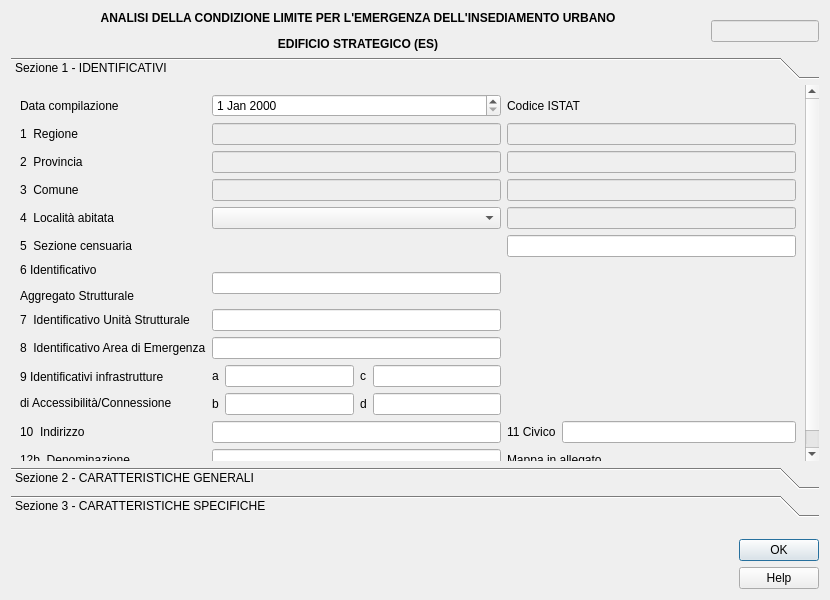
<?xml version="1.0" encoding="UTF-8"?>
<ui version="4.0">
 <class>cle_es</class>
 <widget class="QDialog" name="cle_es">
  <property name="geometry">
   <rect>
    <x>0</x>
    <y>0</y>
    <width>830</width>
    <height>600</height>
   </rect>
  </property>
  <property name="sizePolicy">
   <sizepolicy hsizetype="Fixed" vsizetype="Fixed">
    <horstretch>0</horstretch>
    <verstretch>0</verstretch>
   </sizepolicy>
  </property>
  <property name="minimumSize">
   <size>
    <width>830</width>
    <height>600</height>
   </size>
  </property>
  <property name="maximumSize">
   <size>
    <width>1500</width>
    <height>1500</height>
   </size>
  </property>
  <property name="windowTitle">
   <string>Update project</string>
  </property>
  <property name="locale">
   <locale language="English" country="UnitedStates"/>
  </property>
  <property name="modal">
   <bool>true</bool>
  </property>
  <layout class="QGridLayout" name="gridLayout_2">
   <item row="2" column="0">
    <layout class="QGridLayout" name="gridLayout_4">
     <property name="sizeConstraint">
      <enum>QLayout::SetDefaultConstraint</enum>
     </property>
     <property name="topMargin">
      <number>10</number>
     </property>
     <property name="horizontalSpacing">
      <number>10</number>
     </property>
     <property name="verticalSpacing">
      <number>0</number>
     </property>
     <item row="0" column="0">
      <widget class="QLabel" name="cnr">
       <property name="sizePolicy">
        <sizepolicy hsizetype="Preferred" vsizetype="Fixed">
         <horstretch>0</horstretch>
         <verstretch>0</verstretch>
        </sizepolicy>
       </property>
       <property name="text">
        <string/>
       </property>
       <property name="pixmap">
        <pixmap>../loghi/logo-cnr.png</pixmap>
       </property>
      </widget>
     </item>
     <item row="0" column="3">
      <spacer name="horizontalSpacer">
       <property name="orientation">
        <enum>Qt::Horizontal</enum>
       </property>
       <property name="sizeHint" stdset="0">
        <size>
         <width>40</width>
         <height>20</height>
        </size>
       </property>
      </spacer>
     </item>
     <item row="0" column="1">
      <widget class="QLabel" name="igag">
       <property name="sizePolicy">
        <sizepolicy hsizetype="Preferred" vsizetype="Fixed">
         <horstretch>0</horstretch>
         <verstretch>0</verstretch>
        </sizepolicy>
       </property>
       <property name="text">
        <string/>
       </property>
       <property name="pixmap">
        <pixmap>../loghi/logoigag.png</pixmap>
       </property>
      </widget>
     </item>
     <item row="0" column="4">
      <layout class="QVBoxLayout" name="verticalLayout">
       <item>
        <widget class="QDialogButtonBox" name="button_box">
         <property name="cursor">
          <cursorShape>PointingHandCursor</cursorShape>
         </property>
         <property name="orientation">
          <enum>Qt::Vertical</enum>
         </property>
         <property name="standardButtons">
          <set>QDialogButtonBox::Ok</set>
         </property>
         <property name="centerButtons">
          <bool>true</bool>
         </property>
        </widget>
       </item>
       <item>
        <widget class="QPushButton" name="help_button">
         <property name="cursor">
          <cursorShape>PointingHandCursor</cursorShape>
         </property>
         <property name="text">
          <string>Help</string>
         </property>
        </widget>
       </item>
      </layout>
     </item>
     <item row="0" column="2">
      <widget class="QLabel" name="labgis">
       <property name="sizePolicy">
        <sizepolicy hsizetype="Preferred" vsizetype="Fixed">
         <horstretch>0</horstretch>
         <verstretch>0</verstretch>
        </sizepolicy>
       </property>
       <property name="text">
        <string/>
       </property>
       <property name="pixmap">
        <pixmap>../loghi/logo-labgis.png</pixmap>
       </property>
       <property name="scaledContents">
        <bool>true</bool>
       </property>
      </widget>
     </item>
    </layout>
   </item>
   <item row="1" column="0">
    <widget class="QToolBox" name="toolBox">
     <property name="sizePolicy">
      <sizepolicy hsizetype="Preferred" vsizetype="Minimum">
       <horstretch>0</horstretch>
       <verstretch>0</verstretch>
      </sizepolicy>
     </property>
     <property name="minimumSize">
      <size>
       <width>0</width>
       <height>460</height>
      </size>
     </property>
     <property name="currentIndex">
      <number>0</number>
     </property>
     <widget class="QWidget" name="identificativi">
      <property name="geometry">
       <rect>
        <x>0</x>
        <y>0</y>
        <width>812</width>
        <height>379</height>
       </rect>
      </property>
      <attribute name="label">
       <string>Sezione 1 - IDENTIFICATIVI</string>
      </attribute>
      <layout class="QGridLayout" name="gridLayout">
       <item row="4" column="2">
        <widget class="QLineEdit" name="cod_local">
         <property name="enabled">
          <bool>false</bool>
         </property>
        </widget>
       </item>
       <item row="3" column="2">
        <widget class="QLineEdit" name="cod_com">
         <property name="enabled">
          <bool>false</bool>
         </property>
        </widget>
       </item>
       <item row="0" column="1">
        <widget class="QDateEdit" name="data_es"/>
       </item>
       <item row="4" column="0">
        <widget class="QLabel" name="label_7">
         <property name="text">
          <string>4  Località abitata</string>
         </property>
        </widget>
       </item>
       <item row="2" column="2">
        <widget class="QLineEdit" name="cod_prov">
         <property name="enabled">
          <bool>false</bool>
         </property>
        </widget>
       </item>
       <item row="3" column="0">
        <widget class="QLabel" name="label_6">
         <property name="text">
          <string>3  Comune</string>
         </property>
        </widget>
       </item>
       <item row="0" column="2">
        <widget class="QLabel" name="label_2">
         <property name="text">
          <string>Codice ISTAT</string>
         </property>
        </widget>
       </item>
       <item row="1" column="0">
        <widget class="QLabel" name="label_4">
         <property name="text">
          <string>1  Regione</string>
         </property>
        </widget>
       </item>
       <item row="2" column="0">
        <widget class="QLabel" name="label_5">
         <property name="text">
          <string>2  Provincia</string>
         </property>
        </widget>
       </item>
       <item row="1" column="2">
        <widget class="QLineEdit" name="cod_reg">
         <property name="enabled">
          <bool>false</bool>
         </property>
        </widget>
       </item>
       <item row="0" column="0">
        <widget class="QLabel" name="label_3">
         <property name="text">
          <string>Data compilazione</string>
         </property>
        </widget>
       </item>
       <item row="10" column="2">
        <layout class="QHBoxLayout" name="horizontalLayout_2">
         <item>
          <widget class="QLabel" name="label_18">
           <property name="text">
            <string>11 Civico</string>
           </property>
          </widget>
         </item>
         <item>
          <widget class="QLineEdit" name="civico"/>
         </item>
        </layout>
       </item>
       <item row="9" column="1">
        <layout class="QGridLayout" name="gridLayout_3">
         <item row="0" column="0">
          <widget class="QLabel" name="label_13">
           <property name="text">
            <string>a</string>
           </property>
          </widget>
         </item>
         <item row="0" column="1">
          <widget class="QLineEdit" name="ID_infra_a"/>
         </item>
         <item row="0" column="2">
          <widget class="QLabel" name="label_15">
           <property name="text">
            <string>c</string>
           </property>
          </widget>
         </item>
         <item row="0" column="3">
          <widget class="QLineEdit" name="ID_infra_c"/>
         </item>
         <item row="1" column="0">
          <widget class="QLabel" name="label_14">
           <property name="text">
            <string>b</string>
           </property>
          </widget>
         </item>
         <item row="1" column="1">
          <widget class="QLineEdit" name="ID_infra_b"/>
         </item>
         <item row="1" column="2">
          <widget class="QLabel" name="label_16">
           <property name="text">
            <string>d</string>
           </property>
          </widget>
         </item>
         <item row="1" column="3">
          <widget class="QLineEdit" name="ID_infra_d"/>
         </item>
        </layout>
       </item>
       <item row="10" column="0">
        <widget class="QLabel" name="label_17">
         <property name="text">
          <string>10  Indirizzo</string>
         </property>
        </widget>
       </item>
       <item row="7" column="1">
        <widget class="QLineEdit" name="ID_unit"/>
       </item>
       <item row="8" column="0">
        <widget class="QLabel" name="label_11">
         <property name="text">
          <string>8  Identificativo Area di Emergenza</string>
         </property>
        </widget>
       </item>
       <item row="7" column="0">
        <widget class="QLabel" name="label_10">
         <property name="text">
          <string>7  Identificativo Unità Strutturale</string>
         </property>
        </widget>
       </item>
       <item row="10" column="1">
        <widget class="QLineEdit" name="indirizzo"/>
       </item>
       <item row="8" column="1">
        <widget class="QLineEdit" name="ID_area"/>
       </item>
       <item row="9" column="0">
        <widget class="QLabel" name="label_12">
         <property name="text">
          <string>&lt;html&gt;&lt;head/&gt;&lt;body&gt;&lt;p&gt;9  Identificativi infrastrutture &lt;/p&gt;&lt;p&gt;  di Accessibilità/Connessione&lt;/p&gt;&lt;/body&gt;&lt;/html&gt;</string>
         </property>
        </widget>
       </item>
       <item row="5" column="2">
        <widget class="QLineEdit" name="sezione"/>
       </item>
       <item row="5" column="0">
        <widget class="QLabel" name="label_8">
         <property name="text">
          <string>5  Sezione censuaria</string>
         </property>
        </widget>
       </item>
       <item row="6" column="0">
        <widget class="QLabel" name="label_9">
         <property name="text">
          <string>&lt;html&gt;&lt;head/&gt;&lt;body&gt;&lt;p&gt;6 Identificativo &lt;/p&gt;&lt;p&gt;  Aggregato Strutturale&lt;/p&gt;&lt;/body&gt;&lt;/html&gt;</string>
         </property>
        </widget>
       </item>
       <item row="11" column="0">
        <widget class="QLabel" name="label_19">
         <property name="text">
          <string>12b  Denominazione</string>
         </property>
        </widget>
       </item>
       <item row="11" column="1">
        <widget class="QLineEdit" name="denom"/>
       </item>
       <item row="11" column="2">
        <widget class="QLabel" name="label_21">
         <property name="text">
          <string>Mappa in allegato</string>
         </property>
        </widget>
       </item>
       <item row="1" column="1">
        <widget class="QLineEdit" name="regione">
         <property name="enabled">
          <bool>false</bool>
         </property>
        </widget>
       </item>
       <item row="2" column="1">
        <widget class="QLineEdit" name="provincia">
         <property name="enabled">
          <bool>false</bool>
         </property>
        </widget>
       </item>
       <item row="3" column="1">
        <widget class="QLineEdit" name="comune">
         <property name="enabled">
          <bool>false</bool>
         </property>
        </widget>
       </item>
       <item row="4" column="1">
        <widget class="QComboBox" name="localita"/>
       </item>
       <item row="6" column="1">
        <widget class="QLineEdit" name="ID_aggr"/>
       </item>
      </layout>
     </widget>
     <widget class="QWidget" name="caratteristiche_gen">
      <property name="geometry">
       <rect>
        <x>0</x>
        <y>0</y>
        <width>781</width>
        <height>519</height>
       </rect>
      </property>
      <attribute name="label">
       <string>Sezione 2 - CARATTERISTICHE GENERALI</string>
      </attribute>
      <layout class="QGridLayout" name="gridLayout_5">
       <item row="11" column="0">
        <widget class="QLabel" name="label_30">
         <property name="text">
          <string>30 Danno strutturale</string>
         </property>
        </widget>
       </item>
       <item row="12" column="0">
        <widget class="QLabel" name="label_31">
         <property name="text">
          <string>Proprietà </string>
         </property>
        </widget>
       </item>
       <item row="13" column="0">
        <widget class="QLabel" name="label_32">
         <property name="text">
          <string>34 Morfologia </string>
         </property>
        </widget>
       </item>
       <item row="14" column="0">
        <widget class="QLabel" name="label_33">
         <property name="text">
          <string>Ubicazione</string>
         </property>
        </widget>
       </item>
       <item row="15" column="0">
        <widget class="QLabel" name="label_34">
         <property name="text">
          <string>Microzonazione sismica</string>
         </property>
        </widget>
       </item>
       <item row="16" column="0">
        <widget class="QLabel" name="label_35">
         <property name="text">
          <string>Geologia/Idrogeologia</string>
         </property>
        </widget>
       </item>
       <item row="2" column="0">
        <widget class="QLabel" name="label_22">
         <property name="text">
          <string>&lt;html&gt;&lt;head/&gt;&lt;body&gt;&lt;p&gt;15 Fronte interferente su infrastruttura &lt;/p&gt;&lt;p&gt;accessibilità/connessione (H&amp;gt;L) o area &lt;/p&gt;&lt;p&gt;di emergenza (H&amp;gt;d)&lt;/p&gt;&lt;/body&gt;&lt;/html&gt;</string>
         </property>
        </widget>
       </item>
       <item row="2" column="2">
        <widget class="QComboBox" name="fronte"/>
       </item>
       <item row="10" column="0">
        <widget class="QLabel" name="label_29">
         <property name="text">
          <string>27 Pilastri isolati</string>
         </property>
        </widget>
       </item>
       <item row="0" column="0">
        <widget class="QLabel" name="label_20">
         <property name="text">
          <string>Posizione dell'aggregato</string>
         </property>
        </widget>
       </item>
       <item row="3" column="0">
        <widget class="QLabel" name="label_23">
         <property name="text">
          <string>16  Unità strutturale specialistica</string>
         </property>
        </widget>
       </item>
       <item row="4" column="0">
        <widget class="QLabel" name="label_24">
         <property name="text">
          <string>18  Numero piani totali (inclusi interrati)</string>
         </property>
        </widget>
       </item>
       <item row="8" column="0">
        <widget class="QLabel" name="label_27">
         <property name="text">
          <string>24  Struttura portante verticale</string>
         </property>
        </widget>
       </item>
       <item row="5" column="0">
        <widget class="QLabel" name="label_25">
         <property name="text">
          <string>20  Altezza media di piano (m)</string>
         </property>
        </widget>
       </item>
       <item row="9" column="0">
        <widget class="QLabel" name="label_28">
         <property name="text">
          <string>25 Tipo muratura</string>
         </property>
        </widget>
       </item>
       <item row="7" column="0">
        <widget class="QLabel" name="label_26">
         <property name="text">
          <string>22  Volume unico su AC</string>
         </property>
        </widget>
       </item>
       <item row="11" column="2">
        <layout class="QHBoxLayout" name="horizontalLayout_10">
         <item>
          <widget class="QComboBox" name="danno"/>
         </item>
         <item>
          <widget class="QLabel" name="label_45">
           <property name="text">
            <string>31 Stato manutentivo</string>
           </property>
          </widget>
         </item>
         <item>
          <widget class="QComboBox" name="stato_man"/>
         </item>
        </layout>
       </item>
       <item row="10" column="2">
        <layout class="QHBoxLayout" name="horizontalLayout_9">
         <item>
          <widget class="QComboBox" name="pilastri"/>
         </item>
         <item>
          <widget class="QLabel" name="label_43">
           <property name="text">
            <string>28 Piano pilotis</string>
           </property>
          </widget>
         </item>
         <item>
          <widget class="QComboBox" name="pilotis"/>
         </item>
         <item>
          <widget class="QLabel" name="label_44">
           <property name="text">
            <string>29 Sopraelevazioni</string>
           </property>
          </widget>
         </item>
         <item>
          <widget class="QComboBox" name="sopraelev"/>
         </item>
        </layout>
       </item>
       <item row="12" column="2">
        <layout class="QHBoxLayout" name="horizontalLayout_11">
         <item>
          <widget class="QCheckBox" name="pr_pubb">
           <property name="text">
            <string>32 Pubblica</string>
           </property>
          </widget>
         </item>
         <item>
          <widget class="QCheckBox" name="pr_priv">
           <property name="text">
            <string>33 Privata</string>
           </property>
          </widget>
         </item>
        </layout>
       </item>
       <item row="14" column="2">
        <layout class="QHBoxLayout" name="horizontalLayout_12">
         <item>
          <layout class="QHBoxLayout" name="horizontalLayout_13">
           <item>
            <widget class="QCheckBox" name="ubic_sotto">
             <property name="text">
              <string>35 Sotto versante incombente o forte pendio</string>
             </property>
            </widget>
           </item>
           <item>
            <widget class="QCheckBox" name="ubic_sopra">
             <property name="text">
              <string>36 Sopra versante incombente o cresta</string>
             </property>
            </widget>
           </item>
          </layout>
         </item>
        </layout>
       </item>
       <item row="9" column="2">
        <layout class="QHBoxLayout" name="horizontalLayout_8">
         <item>
          <widget class="QComboBox" name="tipo_mur"/>
         </item>
         <item>
          <widget class="QLabel" name="label_42">
           <property name="text">
            <string>26 Cordoli o catene</string>
           </property>
          </widget>
         </item>
         <item>
          <widget class="QComboBox" name="cord_cat"/>
         </item>
        </layout>
       </item>
       <item row="7" column="2">
        <layout class="QHBoxLayout" name="horizontalLayout_7">
         <item>
          <widget class="QComboBox" name="vol_unico"/>
         </item>
         <item>
          <widget class="QLabel" name="label_41">
           <property name="text">
            <string>23 Sup. media piano (mq)</string>
           </property>
          </widget>
         </item>
         <item>
          <widget class="QLineEdit" name="superf_m"/>
         </item>
        </layout>
       </item>
       <item row="5" column="2">
        <layout class="QHBoxLayout" name="horizontalLayout_6">
         <item>
          <widget class="QComboBox" name="alt_piano"/>
         </item>
         <item>
          <widget class="QLabel" name="label_40">
           <property name="text">
            <string>&lt;html&gt;&lt;head/&gt;&lt;body&gt;&lt;p&gt;21 Altezza imposta copertura&lt;/p&gt;&lt;/body&gt;&lt;/html&gt;</string>
           </property>
          </widget>
         </item>
         <item>
          <widget class="QLineEdit" name="alt_totale"/>
         </item>
        </layout>
       </item>
       <item row="4" column="2">
        <layout class="QHBoxLayout" name="horizontalLayout_4">
         <item>
          <widget class="QLineEdit" name="n_piani"/>
         </item>
         <item>
          <widget class="QLabel" name="label_38">
           <property name="text">
            <string>19 Piani interrati</string>
           </property>
          </widget>
         </item>
         <item>
          <widget class="QComboBox" name="n_interr"/>
         </item>
        </layout>
       </item>
       <item row="0" column="2">
        <layout class="QHBoxLayout" name="horizontalLayout_3">
         <item>
          <widget class="QLabel" name="label_36">
           <property name="text">
            <string>13 Isolata</string>
           </property>
          </widget>
         </item>
         <item>
          <widget class="QComboBox" name="isolato"/>
         </item>
         <item>
          <widget class="QLabel" name="label_37">
           <property name="text">
            <string>14</string>
           </property>
          </widget>
         </item>
         <item>
          <widget class="QComboBox" name="posizio"/>
         </item>
        </layout>
       </item>
       <item row="3" column="2">
        <layout class="QHBoxLayout" name="horizontalLayout_5">
         <item>
          <widget class="QComboBox" name="spec"/>
         </item>
         <item>
          <widget class="QLabel" name="label_39">
           <property name="text">
            <string>17</string>
           </property>
          </widget>
         </item>
         <item>
          <widget class="QComboBox" name="specialis"/>
         </item>
        </layout>
       </item>
       <item row="13" column="2">
        <widget class="QComboBox" name="morf"/>
       </item>
       <item row="8" column="2">
        <widget class="QComboBox" name="strutt_ver"/>
       </item>
       <item row="15" column="2">
        <layout class="QVBoxLayout" name="verticalLayout_3">
         <item>
          <layout class="QHBoxLayout" name="horizontalLayout_15">
           <item>
            <widget class="QLabel" name="label_48">
             <property name="text">
              <string>37 Zona MS (condizione peggiore)</string>
             </property>
            </widget>
           </item>
           <item>
            <widget class="QComboBox" name="zona_ms"/>
           </item>
          </layout>
         </item>
         <item>
          <layout class="QHBoxLayout" name="horizontalLayout_16">
           <item>
            <widget class="QLabel" name="inst_name">
             <property name="text">
              <string>Tipo instabilità</string>
             </property>
            </widget>
           </item>
           <item>
            <widget class="QCheckBox" name="inst_fran">
             <property name="text">
              <string>38 Frana</string>
             </property>
            </widget>
           </item>
           <item>
            <widget class="QCheckBox" name="inst_liq">
             <property name="text">
              <string>39 Liquefazione</string>
             </property>
            </widget>
           </item>
           <item>
            <widget class="QCheckBox" name="inst_fag">
             <property name="text">
              <string>40 Faglia att. cap.</string>
             </property>
            </widget>
           </item>
           <item>
            <widget class="QCheckBox" name="inst_ced">
             <property name="text">
              <string>41 Cedim. diff.</string>
             </property>
            </widget>
           </item>
           <item>
            <widget class="QCheckBox" name="inst_cav">
             <property name="text">
              <string>42 Cavità sott.</string>
             </property>
            </widget>
           </item>
          </layout>
         </item>
        </layout>
       </item>
       <item row="16" column="2">
        <layout class="QVBoxLayout" name="verticalLayout_4">
         <item>
          <layout class="QHBoxLayout" name="horizontalLayout_17">
           <item>
            <widget class="QLabel" name="label_50">
             <property name="text">
              <string>Localizzazione frana</string>
             </property>
            </widget>
           </item>
           <item>
            <widget class="QCheckBox" name="frana_ar">
             <property name="text">
              <string>43 Interferente con edif. strateg.</string>
             </property>
            </widget>
           </item>
           <item>
            <widget class="QCheckBox" name="frana_mon">
             <property name="text">
              <string>44 A monte</string>
             </property>
            </widget>
           </item>
           <item>
            <widget class="QCheckBox" name="frana_val">
             <property name="text">
              <string>45 A valle</string>
             </property>
            </widget>
           </item>
          </layout>
         </item>
         <item>
          <layout class="QHBoxLayout" name="horizontalLayout_18">
           <item>
            <widget class="QLabel" name="label_51">
             <property name="text">
              <string>46 Rischio PAI</string>
             </property>
            </widget>
           </item>
           <item>
            <widget class="QComboBox" name="pai"/>
           </item>
           <item>
            <widget class="QLabel" name="label_52">
             <property name="text">
              <string>47 Area alluvionale</string>
             </property>
            </widget>
           </item>
           <item>
            <widget class="QComboBox" name="alluvio"/>
           </item>
          </layout>
         </item>
        </layout>
       </item>
      </layout>
     </widget>
     <widget class="QWidget" name="caratteristiche_spec">
      <property name="geometry">
       <rect>
        <x>0</x>
        <y>0</y>
        <width>795</width>
        <height>476</height>
       </rect>
      </property>
      <attribute name="label">
       <string>Sezione 3 - CARATTERISTICHE SPECIFICHE</string>
      </attribute>
      <layout class="QGridLayout" name="gridLayout_6">
       <item row="3" column="0">
        <widget class="QLabel" name="label_55">
         <property name="text">
          <string>Destinzazione d'uso</string>
         </property>
        </widget>
       </item>
       <item row="6" column="0">
        <widget class="QLabel" name="interv_name">
         <property name="text">
          <string>Interventi strutturali eseguiti</string>
         </property>
        </widget>
       </item>
       <item row="4" column="2">
        <layout class="QHBoxLayout" name="horizontalLayout_21">
         <item>
          <widget class="QLabel" name="label_63">
           <property name="text">
            <string>53 Anno di fine costruzione</string>
           </property>
          </widget>
         </item>
         <item>
          <widget class="QLineEdit" name="anno_cost">
           <property name="maxLength">
            <number>4</number>
           </property>
          </widget>
         </item>
        </layout>
       </item>
       <item row="3" column="2">
        <layout class="QHBoxLayout" name="horizontalLayout_20">
         <item>
          <widget class="QLabel" name="label_61">
           <property name="text">
            <string>50 Uso originario</string>
           </property>
          </widget>
         </item>
         <item>
          <widget class="QComboBox" name="uso_orig"/>
         </item>
         <item>
          <widget class="QLabel" name="label_62">
           <property name="text">
            <string>51 Uso attuale</string>
           </property>
          </widget>
         </item>
         <item>
          <widget class="QComboBox" name="uso_att"/>
         </item>
        </layout>
       </item>
       <item row="5" column="0">
        <widget class="QLabel" name="label_57">
         <property name="text">
          <string>Esposizione</string>
         </property>
        </widget>
       </item>
       <item row="0" column="0">
        <widget class="QLabel" name="label_53">
         <property name="text">
          <string>48 Identificativo funzione strategica</string>
         </property>
        </widget>
       </item>
       <item row="0" column="2">
        <widget class="QComboBox" name="ID_edif"/>
       </item>
       <item row="4" column="0">
        <layout class="QHBoxLayout" name="horizontalLayout_22">
         <item>
          <widget class="QLabel" name="label_56">
           <property name="text">
            <string>52 Anno di progettazione</string>
           </property>
          </widget>
         </item>
         <item>
          <widget class="QLineEdit" name="anno_prog">
           <property name="maxLength">
            <number>4</number>
           </property>
          </widget>
         </item>
        </layout>
       </item>
       <item row="2" column="2">
        <layout class="QHBoxLayout" name="horizontalLayout_19">
         <item>
          <widget class="QCheckBox" name="emerg_1">
           <property name="text">
            <string>Ccs</string>
           </property>
          </widget>
         </item>
         <item>
          <widget class="QCheckBox" name="emerg_2">
           <property name="text">
            <string>Dicomac</string>
           </property>
          </widget>
         </item>
         <item>
          <widget class="QCheckBox" name="emerg_3">
           <property name="text">
            <string>Com</string>
           </property>
          </widget>
         </item>
         <item>
          <widget class="QCheckBox" name="emerg_4">
           <property name="text">
            <string>Coi</string>
           </property>
          </widget>
         </item>
         <item>
          <widget class="QCheckBox" name="emerg_5">
           <property name="text">
            <string>Coc</string>
           </property>
          </widget>
         </item>
         <item>
          <widget class="QCheckBox" name="emerg_6">
           <property name="text">
            <string>49 b Ricovero in emergenza</string>
           </property>
          </widget>
         </item>
        </layout>
       </item>
       <item row="5" column="2">
        <layout class="QGridLayout" name="gridLayout_7">
         <item row="0" column="0">
          <layout class="QHBoxLayout" name="horizontalLayout_23">
           <item>
            <widget class="QLabel" name="label_64">
             <property name="text">
              <string>54 Persone mediamente presenti</string>
             </property>
            </widget>
           </item>
           <item>
            <widget class="QLineEdit" name="esp_pers"/>
           </item>
          </layout>
         </item>
         <item row="1" column="0">
          <layout class="QHBoxLayout" name="horizontalLayout_24">
           <item>
            <widget class="QLabel" name="label_65">
             <property name="text">
              <string>55 Ore fruizione nel giorno</string>
             </property>
            </widget>
           </item>
           <item>
            <widget class="QComboBox" name="esp_ore"/>
           </item>
           <item>
            <widget class="QLabel" name="label_66">
             <property name="text">
              <string>56 Mesi fruizione nell'anno</string>
             </property>
            </widget>
           </item>
           <item>
            <widget class="QComboBox" name="esp_mes"/>
           </item>
          </layout>
         </item>
        </layout>
       </item>
       <item row="8" column="0">
        <widget class="QLabel" name="label_59">
         <property name="text">
          <string>Eventi subiti dalla struttura</string>
         </property>
        </widget>
       </item>
       <item row="8" column="2">
        <layout class="QGridLayout" name="gridLayout_8">
         <item row="0" column="0">
          <widget class="QLabel" name="label_67">
           <property name="text">
            <string>66 Codice evento</string>
           </property>
          </widget>
         </item>
         <item row="0" column="1">
          <widget class="QComboBox" name="evento_1"/>
         </item>
         <item row="0" column="2">
          <widget class="QLabel" name="date_label_1">
           <property name="text">
            <string>67 Data</string>
           </property>
          </widget>
         </item>
         <item row="0" column="3">
          <widget class="QDateEdit" name="data_ev_1"/>
         </item>
         <item row="0" column="4">
          <widget class="QLabel" name="label_69">
           <property name="text">
            <string>68 Tipo intervento</string>
           </property>
          </widget>
         </item>
         <item row="0" column="5">
          <widget class="QComboBox" name="tipo_1"/>
         </item>
         <item row="1" column="0">
          <widget class="QLabel" name="label_70">
           <property name="text">
            <string>69 Codice evento</string>
           </property>
          </widget>
         </item>
         <item row="1" column="1">
          <widget class="QComboBox" name="evento_2"/>
         </item>
         <item row="1" column="2">
          <widget class="QLabel" name="date_label_2">
           <property name="text">
            <string>70 Data</string>
           </property>
          </widget>
         </item>
         <item row="1" column="3">
          <widget class="QDateEdit" name="data_ev_2"/>
         </item>
         <item row="1" column="4">
          <widget class="QLabel" name="label_72">
           <property name="text">
            <string>71 Tipo intervento</string>
           </property>
          </widget>
         </item>
         <item row="1" column="5">
          <widget class="QComboBox" name="tipo_2"/>
         </item>
         <item row="2" column="0">
          <widget class="QLabel" name="label_73">
           <property name="text">
            <string>72 Codice evento</string>
           </property>
          </widget>
         </item>
         <item row="2" column="1">
          <widget class="QComboBox" name="evento_3"/>
         </item>
         <item row="2" column="2">
          <widget class="QLabel" name="date_label_3">
           <property name="text">
            <string>73 Data</string>
           </property>
          </widget>
         </item>
         <item row="2" column="3">
          <widget class="QDateEdit" name="data_ev_3"/>
         </item>
         <item row="2" column="4">
          <widget class="QLabel" name="label_75">
           <property name="text">
            <string>74 Tipo intervento</string>
           </property>
          </widget>
         </item>
         <item row="2" column="5">
          <widget class="QComboBox" name="tipo_3"/>
         </item>
        </layout>
       </item>
       <item row="2" column="0">
        <widget class="QLabel" name="label_54">
         <property name="text">
          <string>49 Struttura di gestione dell'emergenza</string>
         </property>
        </widget>
       </item>
       <item row="9" column="0">
        <widget class="QLabel" name="label_60">
         <property name="text">
          <string>57 Verifica sismica</string>
         </property>
        </widget>
       </item>
       <item row="9" column="2">
        <widget class="QComboBox" name="verif_sism"/>
       </item>
       <item row="6" column="2">
        <layout class="QGridLayout" name="gridLayout_9">
         <item row="0" column="0">
          <layout class="QHBoxLayout" name="horizontalLayout_25">
           <item>
            <widget class="QLabel" name="label_76">
             <property name="text">
              <string>57 Interventi dopo la costruzione</string>
             </property>
            </widget>
           </item>
           <item>
            <widget class="QComboBox" name="interv"/>
           </item>
           <item>
            <widget class="QLabel" name="label_77">
             <property name="text">
              <string>58 Anno</string>
             </property>
            </widget>
           </item>
           <item>
            <widget class="QLineEdit" name="interv_ann">
             <property name="maxLength">
              <number>4</number>
             </property>
            </widget>
           </item>
          </layout>
         </item>
         <item row="1" column="0">
          <layout class="QVBoxLayout" name="intev_n">
           <item>
            <widget class="QCheckBox" name="interv_1">
             <property name="text">
              <string>59 Ampliamenti</string>
             </property>
            </widget>
           </item>
           <item>
            <widget class="QCheckBox" name="interv_2">
             <property name="text">
              <string>60 Variazioni di destinazione che hanno comportato incremento di carichi al singolo piano superiori al 20%</string>
             </property>
            </widget>
           </item>
           <item>
            <widget class="QCheckBox" name="interv_3">
             <property name="text">
              <string>61 Interventi volti a trasformare l'edificio mediante insieme sistematico di opere che portino ad organismo diverso</string>
             </property>
            </widget>
           </item>
           <item>
            <widget class="QCheckBox" name="interv_4">
             <property name="text">
              <string>62 Interventi strutturali in modifica o sostituzione di parti strutturali, con alterazione comportamento globale</string>
             </property>
            </widget>
           </item>
           <item>
            <widget class="QCheckBox" name="interv_5">
             <property name="text">
              <string>63 Interventi di miglioramento/adeguamento sismico</string>
             </property>
            </widget>
           </item>
           <item>
            <widget class="QCheckBox" name="interv_6">
             <property name="text">
              <string>64 Interventi di sola riparazione dei danni strutturali</string>
             </property>
            </widget>
           </item>
           <item>
            <widget class="QCheckBox" name="interv_7">
             <property name="text">
              <string>65 Altro</string>
             </property>
            </widget>
           </item>
          </layout>
         </item>
        </layout>
       </item>
      </layout>
     </widget>
    </widget>
   </item>
   <item row="0" column="0">
    <layout class="QHBoxLayout" name="horizontalLayout_14">
     <item>
      <widget class="QLabel" name="label">
       <property name="text">
        <string>&lt;html&gt;&lt;head/&gt;&lt;body&gt;&lt;p align=&quot;center&quot;&gt;&lt;span style=&quot; font-weight:600;&quot;&gt;ANALISI DELLA CONDIZIONE LIMITE PER L'EMERGENZA DELL'INSEDIAMENTO URBANO&lt;/span&gt;&lt;/p&gt;&lt;p align=&quot;center&quot;&gt;&lt;span style=&quot; font-weight:600;&quot;&gt;EDIFICIO STRATEGICO (ES)&lt;/span&gt;&lt;/p&gt;&lt;/body&gt;&lt;/html&gt;</string>
       </property>
      </widget>
     </item>
     <item>
      <widget class="QLineEdit" name="ID_ES">
       <property name="enabled">
        <bool>false</bool>
       </property>
       <property name="sizePolicy">
        <sizepolicy hsizetype="Fixed" vsizetype="Fixed">
         <horstretch>0</horstretch>
         <verstretch>0</verstretch>
        </sizepolicy>
       </property>
      </widget>
     </item>
    </layout>
   </item>
  </layout>
 </widget>
 <resources/>
 <connections>
  <connection>
   <sender>button_box</sender>
   <signal>accepted()</signal>
   <receiver>cle_es</receiver>
   <slot>accept()</slot>
   <hints>
    <hint type="sourcelabel">
     <x>248</x>
     <y>254</y>
    </hint>
    <hint type="destinationlabel">
     <x>157</x>
     <y>274</y>
    </hint>
   </hints>
  </connection>
  <connection>
   <sender>button_box</sender>
   <signal>rejected()</signal>
   <receiver>cle_es</receiver>
   <slot>reject()</slot>
   <hints>
    <hint type="sourcelabel">
     <x>316</x>
     <y>260</y>
    </hint>
    <hint type="destinationlabel">
     <x>286</x>
     <y>274</y>
    </hint>
   </hints>
  </connection>
 </connections>
</ui>
